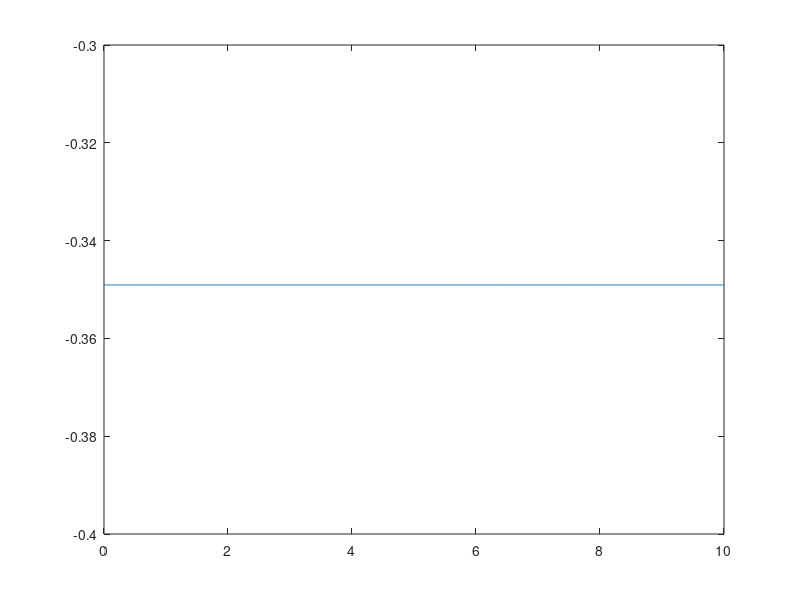
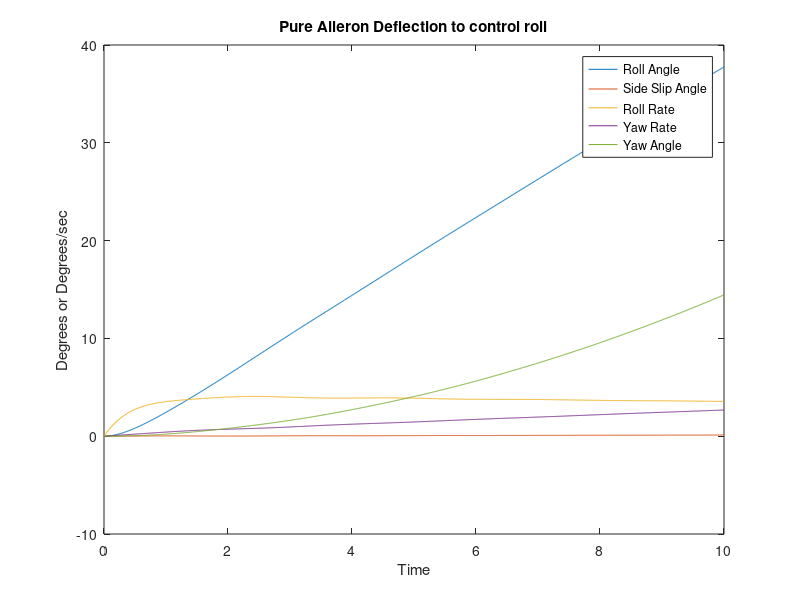
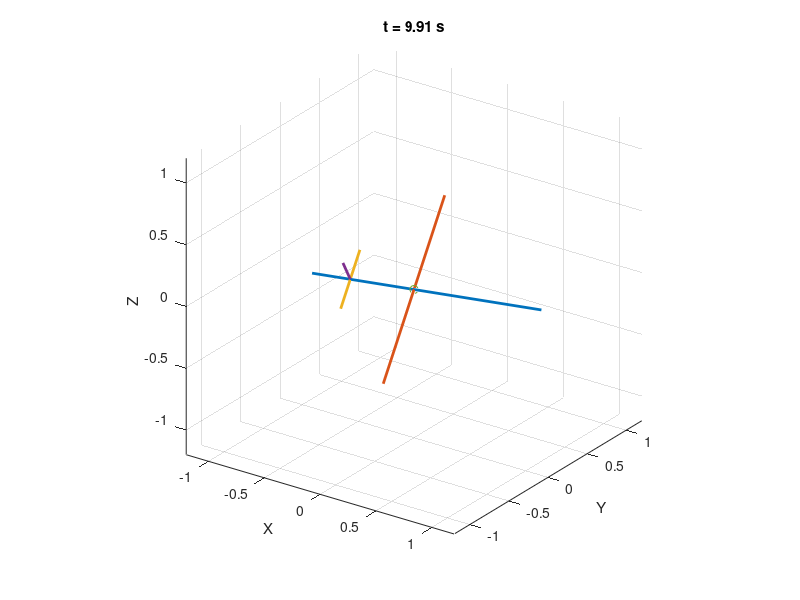

MATLAB code for these plots, in order: (Note: this script raises an error after producing the figures.)
clear, clc, close all

%States (In order):
    % Phi - Roll angle
    % Beta - Side slip angle
    % p - Roll rate
    % r - yaw rate
%Inputs (In order):
    % eta - aileron deflection angle (radians)
    % zeta - rudder deflection angel (radians)
A = [0 0 1 0.078; 
    0.064 -0.202 0.078 -0.99;
    0 -22.92 -2.25 0.54;
    0 6 -0.04 -0.31];
B = [0 0;
    0.0002 0.0005;
    -0.4623 0.0569;
    -0.0244 -0.0469];
C = (180/pi)* eye(4);
D = [0 0;
    0 0;
    0 0;
    0 0];

sys = ss(A,B,C,D);

x0 = [0;0;0;0]; % Initial States
t = linspace(0,10,1000)'; % Roll time
eta = deg2rad(-20) * ones(length(t),1); %Roll input of 5 degrees aleron deflection
% c = [0.001791 -0.024 0.18 -0.086 -12.1];
% eta = deg2rad(polyval(c,t));
zeta = zeros(length(t),1);
u = [eta, zeta];
figure
plot(t,eta)

[y,t,x] = lsim(sys,u,t,x0);

psi_hist = cumtrapz(t, y(:,4));   % integrate yaw rate

figure
plot(t,y)
hold on
plot(t,psi_hist)
title("Pure Aileron Deflection to control roll"); xlabel("Time"); ylabel("Degrees or Degrees/sec")
legend("Roll Angle", "Side Slip Angle", "Roll Rate", "Yaw Rate", "Yaw Angle");


Rx = @(phi)[1 0 0;
            0 cosd(phi) -sind(phi);
            0 sind(phi) cosd(phi)];

Rz = @(psi)[cosd(psi) -sind(psi) 0;
            sind(psi)  cosd(psi) 0;
            0         0        1];

% Simple airplane geometry in body axes
% x forward, y right, z down

fuselage = [-0.8 1.0;   0   0;    0   0];
wing     = [ 0   0;   -0.8 0.8;   0   0];
htail    = [-0.5 -0.5; -0.25 0.25; 0 0];
vtail    = [-0.5 -0.5;  0    0;   0 0.25];

figure
axis equal
grid on
xlabel('X'), ylabel('Y'), zlabel('Z')
xlim([-2 2]), ylim([-2 2]), zlim([-2 2])
view(3)

for k = 1:10:length(t)

    phi_k = y(k,1);
    psi_k = psi_hist(k);

    R = Rz(psi_k) * Rx(phi_k);

    fus = R * fuselage;
    wng = R * wing;
    htl = R * htail;
    vtl = R * vtail;

    cla
    plot3(fus(1,:), fus(2,:), fus(3,:), 'LineWidth', 2)
    hold on
    plot3(wng(1,:), wng(2,:), wng(3,:), 'LineWidth', 2)
    plot3(htl(1,:), htl(2,:), htl(3,:), 'LineWidth', 2)
    plot3(vtl(1,:), vtl(2,:), vtl(3,:), 'LineWidth', 2)

    plot3(0,0,0,'o')   % center marker

    axis equal
    xlim([-1.2 1.2])
    ylim([-1.2 1.2])
    zlim([-1.2 1.2])
    view(35,25)
    grid on

    title(sprintf('t = %.2f s', t(k)))
    xlabel('X')
    ylabel('Y')
    zlabel('Z')

    drawnow
end

%% Optimal Control 
%Figure Defaults
set(groot, 'defaultLegendInterpreter', 'latex')
set(groot, 'defaultTextInterpreter', 'latex')
set(groot, 'defaultAxesTickLabelInterpreter', 'latex')
set(groot, 'defaultColorbarTickLabelInterpreter', 'latex')
set(groot, 'defaultAxesFontSize', 17)
set(groot, 'defaultAxesFontWeight', 'bold')
set(groot, 'defaultFigureColor', [1.0 1.0 1.0])
set(groot, 'defaultFigurePosition', [450 85 1176 864])

clear, clc, close all
%States (In order):
    % Phi - Roll angle
    % Beta - Side slip angle
    % p - Roll rate
    % r - yaw rate
%Inputs (In order):
    % eta - aileron deflection angle (radians)
    % zeta - rudder deflection angel (radians)
A = [0 0 1 0.078; 
    0.064 -0.202 0.078 -0.99;
    0 -22.92 -2.25 0.54;
    0 6 -0.04 -0.31];
B = [0 0;
    0.0002 0.0005;
    -0.4623 0.0569;
    -0.0244 -0.0469];
C = eye(4);
D = [0 0;
    0 0;
    0 0;
    0 0];
sys = ss(A,B,C,D);

%Cost Function Weightings
F = [1 0 0 0;
    0 0 0 0;
    0 0 0 0;
    0 0 0 1];
Q = [1 0 0 0;
    0 0 0 0;
    0 0 0 0;
    0 0 0 1];
R = [1 0;
    0 1];

%Time vector
t0 = 0;
tf = 10;
t = linspace(t0,tf,1000);

%Desired state trajectory over time (formulated as a function handle so it can
%work with ode45
zt = @(t) [deg2rad(3*t); 0; 0; 0];
ztf = [deg2rad(30); 0; 0; 0];

%Boundary conditions
x0 = [0;0;0;0];
Ptf = C'*F'*C;
Gtf = C'*F*ztf;

%Hamiltonian Simplification Matricies
E = B*inv(R)*B';
V = C'*Q*C;
W = C'*Q;

%Solving riccati coeffiicients backwards in time
sol_p = ode45(@(t,P) pFun(t,A,P,E,V), [tf t0], Ptf(:));
%Solving non-homogenous vecotr differnetial equation backwards in time
sol_g = ode45(@(t,g) gFun(t,A,E,sol_p,W,zt,g), [tf t0], Gtf(:));
g = deval(sol_g,t);
% %Solving optimal states fowards in time
sol_x = ode45(@(t,x) xFun(t,A,E,sol_p,x,sol_g), [t0 tf], x0);
x = deval(sol_x,t);

%Solving optimal inputs
ricatti_coeff = deval(sol_p,t);
for i = 1:length(t)
    P_current = reshape(ricatti_coeff(:,i),4,4);
    K = inv(R)*B'*P_current;
    u_current = -K * x(:,i) + inv(R) * B' * g(:,i);
    u(:,i) = u_current;
end

psi = cumtrapz(t, x(4,:)); % integrate yaw rate


z = [3*t; zeros(length(t),1)'; zeros(length(t),1)'; zeros(length(t),1)'];


figure
subplot(1,2,1)
hold on
plot(t,(180/pi).*x(1,:), "Color", [0 0 204]./255, "LineWidth",2)
plot(t,psi.*(180/pi), "Color", [255 153 51]./255, "LineWidth",2)
plot(t,z(1,:),"--", "Color", [0 0 204]./255, "LineWidth",2)
plot(t,z(4,:), "--", "Color", [255 153 51]./255, "LineWidth",2)
legend("Roll Angle", "Yaw Angle", "Location","southoutside")
grid on

subplot(1,2,2)
hold on
plot(t,(180/pi).*u(1,:), "Color", [0 0 204]./255, "LineWidth",2)
plot(t,(180/pi).*u(2,:), "Color", [255 153 51]./255, "LineWidth",2)
legend("Aileron Deflection Angle", "Rudder Defelection Angle", "Location","southoutside")
grid on

function dpdt = pFun(t,A,P,E,V)
    [n,n] = size(A);
    P = reshape(P,n,n);
    dP = -P*A-A'*P+P*E*P-V;
    dpdt = dP(:);
end

function dgdt = gFun(t,A,E,P,W,z,g)
    [n,n] = size(A);
    P = reshape(deval(P,t),n,n);
    z_current = z(t);
    dgdt = -[A-E*P]'*g - W*z_current;
end

function dxdt = xFun(t,A,E,P,x,g)
    [n,n] = size(A);
    P = reshape(deval(P,t),n,n);
    g = deval(g,t);
    dxdt = [A-E*P]*x + E*g;
end

%% Figure Generation for the paper
% clc, close all
% %Figure Defaults
% set(groot, 'defaultLegendInterpreter', 'latex')
% set(groot, 'defaultTextInterpreter', 'latex')
% set(groot, 'defaultAxesTickLabelInterpreter', 'latex')
% set(groot, 'defaultColorbarTickLabelInterpreter', 'latex')
% set(groot, 'defaultAxesFontSize', 17)
% set(groot, 'defaultAxesFontWeight', 'bold')
% set(groot, 'defaultFigureColor', [1.0 1.0 1.0])
% set(groot, 'defaultFigurePosition', [450 85 1176 864])
% 
% z = [3*t; zeros(length(t),1)'; zeros(length(t),1)'; zeros(length(t),1)'];
% 
% figure
% hold on
% plot(t,z(1,:),"--", "Color", [0 0 204]./255, "LineWidth",2)
% plot(t,z(4,:), "--", "Color", [255 153 51]./255, "LineWidth",2)
% xlabel("Time [sec]"); ylabel("Angle [$^\circ$]"); title("Desired State Trajectory vs Time");
% legend("Roll Angle", "Yaw Angle", "Location","southoutside", "Orientation","horizontal")
% ylim([-1 30]); grid on
% 
% exportgraphics(gcf,'Desired State Trajectory.pdf','ContentType','vector')
